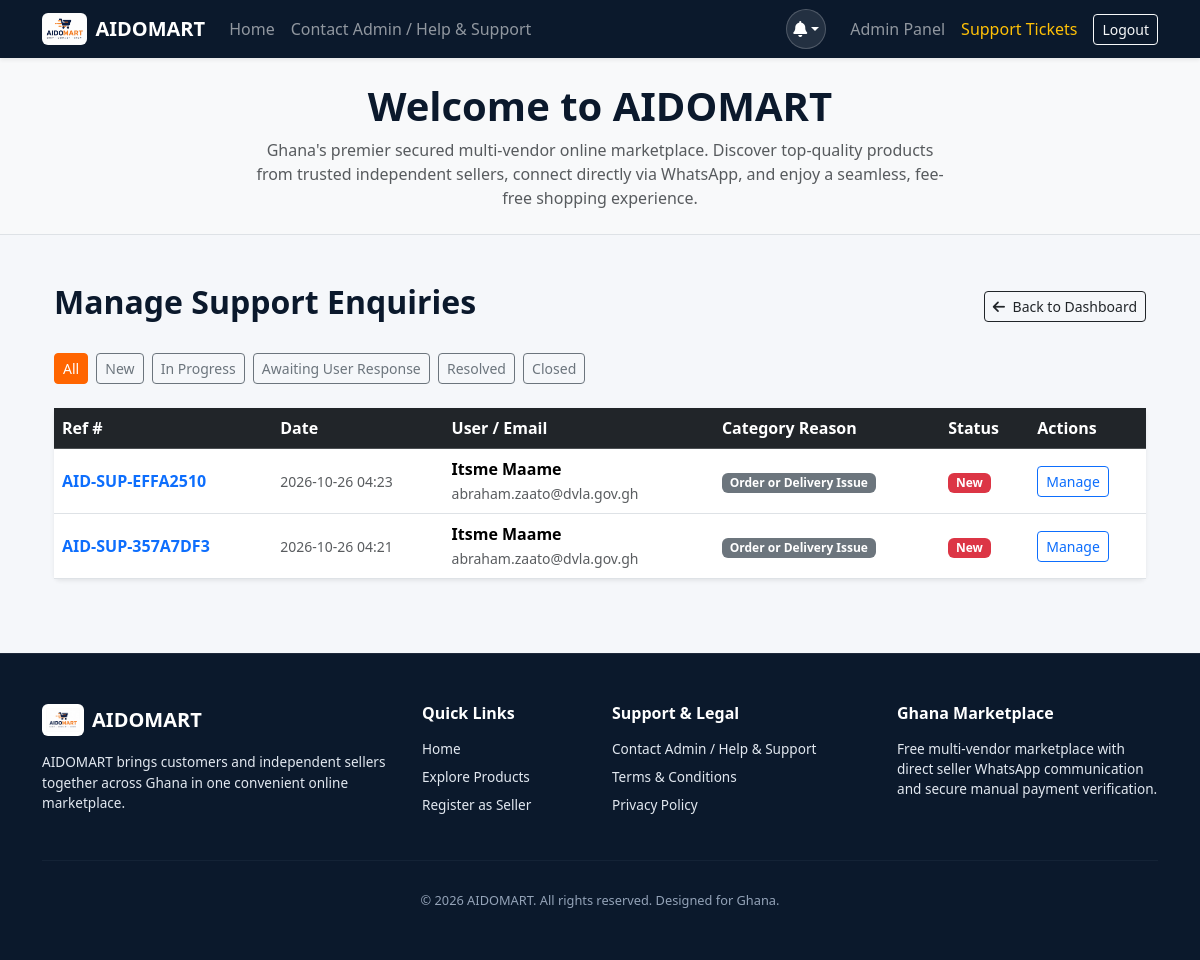
The page /admin/enquiries (signed in) on the database its author committed.
### app.py (models this page shows)
class SupportRequest(db.Model):
    __tablename__ = 'support_requests'
    id = db.Column(db.Integer, primary_key=True)
    reference_number = db.Column(db.String(32), unique=True, nullable=True)
    customer_id = db.Column(db.Integer, db.ForeignKey('users.id'), nullable=True)
    full_name = db.Column(db.String(100), nullable=True)
    email = db.Column(db.String(120), nullable=True)
    issue_category = db.Column(db.String(150), nullable=False)
    description = db.Column(db.Text, nullable=False)
    status = db.Column(db.String(50), default='New')
    admin_notes = db.Column(db.Text, nullable=True)
    created_at = db.Column(db.DateTime, default=datetime.utcnow)

### app.py (the view)
@app.route('/admin/enquiries')
@login_required
def admin_enquiries():
    if current_user.role != 'admin':
        flash('Unauthorized access.', 'danger')
        return redirect(url_for('index'))
    status_filter = request.args.get('status', 'All')
    if status_filter != 'All':
        tickets = SupportRequest.query.filter_by(status=status_filter).order_by(SupportRequest.created_at.desc()).all()
    else:
        tickets = SupportRequest.query.order_by(SupportRequest.created_at.desc()).all()
    return render_template('admin_enquiries.html', tickets=tickets, current_status=status_filter)

### app.py (called while the page is built)
@login_manager.user_loader
def load_user(user_id):
    return User.query.get(int(user_id))

### templates/admin_enquiries.html (shortened to what this page needs)
{% extends "base.html" %}
{% block content %}
<div class="container py-4">
    <div class="d-flex justify-content-between align-items-center mb-4">
        <h2 class="fw-bold text-navy" style="color: #0B192C;">Manage Support Enquiries</h2>
        <a href="{{ url_for('admin_dashboard') }}" class="btn btn-outline-dark btn-sm"><i class="fa-solid fa-arrow-left me-1"></i> Back to Dashboard</a>
    </div>
    <div class="mb-4">
        <a href="{{ url_for('admin_enquiries', status='All') }}" class="btn btn-sm {% if current_status == 'All' %}btn-primary{% else %}btn-outline-secondary{% endif %} me-1">All</a>
        <a href="{{ url_for('admin_enquiries', status='New') }}" class="btn btn-sm {% if current_status == 'New' %}btn-primary{% else %}btn-outline-secondary{% endif %} me-1">New</a>
        <a href="{{ url_for('admin_enquiries', status='In Progress') }}" class="btn btn-sm {% if current_status == 'In Progress' %}btn-primary{% else %}btn-outline-secondary{% endif %} me-1">In Progress</a>
        <a href="{{ url_for('admin_enquiries', status='Awaiting User Response') }}" class="btn btn-sm {% if current_status == 'Awaiting User Response' %}btn-primary{% else %}btn-outline-secondary{% endif %} me-1">Awaiting User Response</a>
        <a href="{{ url_for('admin_enquiries', status='Resolved') }}" class="btn btn-sm {% if current_status == 'Resolved' %}btn-primary{% else %}btn-outline-secondary{% endif %} me-1">Resolved</a>
        <a href="{{ url_for('admin_enquiries', status='Closed') }}" class="btn btn-sm {% if current_status == 'Closed' %}btn-primary{% else %}btn-outline-secondary{% endif %}">Closed</a>
    </div>
    <div class="card shadow-sm border-0">
        <div class="card-body p-0">
            <div class="table-responsive">
                <table class="table table-hover align-middle mb-0">
                    <thead class="table-dark" style="background-color: #0B192C;">
                        <tr>
                            <th>Ref #</th>
                            <th>Date</th>
                            <th>User / Email</th>
                            <th>Category Reason</th>
                            <th>Status</th>
                            <th>Actions</th>
                        </tr>
                    </thead>
                    <tbody>
                        {% if tickets %}
                            {% for t in tickets %}
                            <tr>
                                <td class="fw-bold text-primary">{{ t.reference_number }}</td>
                                <td class="small text-muted">{{ t.created_at.strftime('%Y-%m-%d %H:%M') }}</td>
                                <td>
                                    <strong>{{ t.full_name }}</strong><br>
                                    <small class="text-muted">{{ t.email }}</small>
                                </td>
                                <td>
                                    <span class="badge bg-secondary">{{ t.issue_category }}</span>
                                </td>
                                <td>
                                    <span class="badge {% if t.status == 'New' %}bg-danger{% elif t.status == 'Resolved' %}bg-success{% else %}bg-warning text-dark{% endif %}">
                                        {{ t.status }}
                                    </span>
                                </td>
                                <td>
                                    <button class="btn btn-sm btn-outline-primary" data-bs-toggle="modal" data-bs-target="#ticketModal{{ t.id }}">Manage</button>
                                </td>
                            </tr>
                            {% endfor %}
                        {% else %}
                            <tr>
                                <td colspan="6" class="text-center py-4 text-muted">No support enquiries found.</td>
                            </tr>
                        {% endif %}
                    </tbody>
                </table>
            </div>
        </div>
    </div>
</div>
{% endblock %}

### static/css/style.css (style rules this page uses)
:root { --primary-navy: #0B192C; --accent-orange: #FF6500; --light-bg: #F5F7FA; --text-dark: #1E293B; }
body { font-family: 'Segoe UI', Tahoma, Geneva, Verdana, sans-serif; background-color: var(--light-bg); color: var(--text-dark); margin: 0; padding: 0; }
.btn-primary { background-color: var(--accent-orange); border-color: var(--accent-orange); }

### rows shown on the page
SupportRequest: reference_number "AID-SUP-EFFA2510", created_at "2026-10-26 04:23", full_name "Itsme Maame", email "abraham.zaato@dvla.gov.gh", issue_category "Order or Delivery Issue", status "New"
SupportRequest: reference_number "AID-SUP-357A7DF3", created_at "2026-10-26 04:21", full_name "Itsme Maame", email "abraham.zaato@dvla.gov.gh", issue_category "Order or Delivery Issue", status "New"
